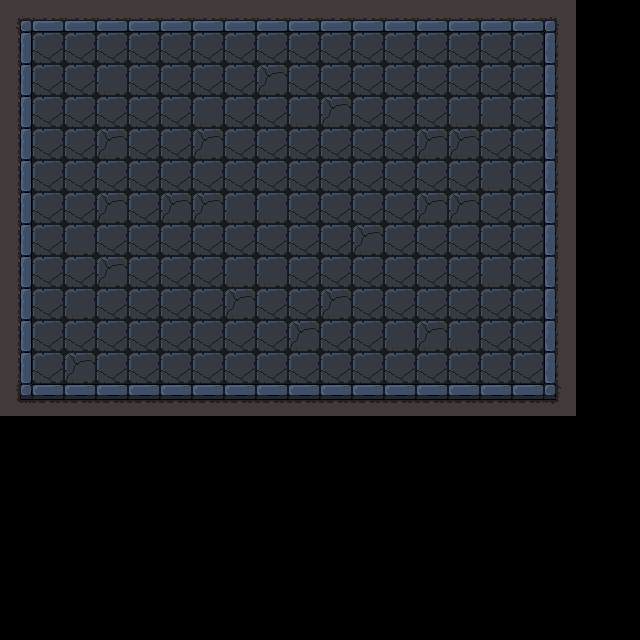

This game map was drawn from its Tiled (.tmx) file and the tilesets committed beside it. A one-line description and the full map source follow:
An orthogonal 20x20 tile map with 32x32 px tiles, 2 tile layers (walls, ground).

<map version="1.5" tiledversion="1.7.2" orientation="orthogonal" renderorder="right-down" width="20" height="20" tilewidth="32" tileheight="32" infinite="0" nextlayerid="3" nextobjectid="1">
 <tileset firstgid="1" name="dungeon" tilewidth="32" tileheight="32" tilecount="64" columns="8">
  <image source="../tilemaps/dungeon.png" width="256" height="256" />
  <tile id="0">
   <properties>
    <property name="collides" type="bool" value="true" />
   </properties>
  </tile>
  <tile id="1">
   <properties>
    <property name="collides" type="bool" value="true" />
   </properties>
  </tile>
  <tile id="2">
   <properties>
    <property name="collides" type="bool" value="true" />
   </properties>
  </tile>
  <tile id="3">
   <properties>
    <property name="collides" type="bool" value="true" />
   </properties>
  </tile>
  <tile id="4">
   <properties>
    <property name="collides" type="bool" value="true" />
   </properties>
  </tile>
  <tile id="5">
   <properties>
    <property name="collides" type="bool" value="true" />
   </properties>
  </tile>
  <tile id="6">
   <properties>
    <property name="collides" type="bool" value="true" />
   </properties>
  </tile>
  <tile id="7">
   <properties>
    <property name="collides" type="bool" value="true" />
   </properties>
  </tile>
  <tile id="8">
   <properties>
    <property name="collides" type="bool" value="true" />
   </properties>
  </tile>
  <tile id="9">
   <properties>
    <property name="collides" type="bool" value="false" />
   </properties>
  </tile>
  <tile id="10">
   <properties>
    <property name="collides" type="bool" value="true" />
   </properties>
  </tile>
  <tile id="11">
   <properties>
    <property name="collides" type="bool" value="false" />
   </properties>
  </tile>
  <tile id="12">
   <properties>
    <property name="collides" type="bool" value="false" />
   </properties>
  </tile>
  <tile id="13">
   <properties>
    <property name="collides" type="bool" value="false" />
   </properties>
  </tile>
  <tile id="14">
   <properties>
    <property name="collides" type="bool" value="false" />
   </properties>
  </tile>
  <tile id="15">
   <properties>
    <property name="collides" type="bool" value="true" />
   </properties>
  </tile>
  <tile id="16">
   <properties>
    <property name="collides" type="bool" value="true" />
   </properties>
  </tile>
  <tile id="17">
   <properties>
    <property name="collides" type="bool" value="true" />
   </properties>
  </tile>
  <tile id="18">
   <properties>
    <property name="collides" type="bool" value="true" />
   </properties>
  </tile>
  <tile id="19">
   <properties>
    <property name="collides" type="bool" value="false" />
   </properties>
  </tile>
  <tile id="20">
   <properties>
    <property name="collides" type="bool" value="false" />
   </properties>
  </tile>
  <tile id="21">
   <properties>
    <property name="collides" type="bool" value="false" />
   </properties>
  </tile>
  <tile id="22">
   <properties>
    <property name="collides" type="bool" value="true" />
   </properties>
  </tile>
  <tile id="23">
   <properties>
    <property name="collides" type="bool" value="true" />
   </properties>
  </tile>
  <tile id="24">
   <properties>
    <property name="collides" type="bool" value="true" />
   </properties>
  </tile>
  <tile id="25">
   <properties>
    <property name="collides" type="bool" value="true" />
   </properties>
  </tile>
  <tile id="26">
   <properties>
    <property name="collides" type="bool" value="true" />
   </properties>
  </tile>
  <tile id="27">
   <properties>
    <property name="collides" type="bool" value="true" />
   </properties>
  </tile>
  <tile id="28">
   <properties>
    <property name="collides" type="bool" value="true" />
   </properties>
  </tile>
  <tile id="29">
   <properties>
    <property name="collides" type="bool" value="true" />
   </properties>
  </tile>
  <tile id="30">
   <properties>
    <property name="collides" type="bool" value="true" />
   </properties>
  </tile>
  <tile id="31">
   <properties>
    <property name="collides" type="bool" value="false" />
   </properties>
  </tile>
  <tile id="32">
   <properties>
    <property name="collides" type="bool" value="true" />
   </properties>
  </tile>
  <tile id="33">
   <properties>
    <property name="collides" type="bool" value="true" />
   </properties>
  </tile>
  <tile id="34">
   <properties>
    <property name="collides" type="bool" value="true" />
   </properties>
  </tile>
  <tile id="35">
   <properties>
    <property name="collides" type="bool" value="true" />
   </properties>
  </tile>
  <tile id="36">
   <properties>
    <property name="collides" type="bool" value="false" />
   </properties>
  </tile>
  <tile id="37">
   <properties>
    <property name="collides" type="bool" value="false" />
   </properties>
  </tile>
  <tile id="38">
   <properties>
    <property name="collides" type="bool" value="false" />
   </properties>
  </tile>
  <tile id="39">
   <properties>
    <property name="collides" type="bool" value="false" />
   </properties>
  </tile>
  <tile id="40">
   <properties>
    <property name="collides" type="bool" value="true" />
   </properties>
  </tile>
  <tile id="41">
   <properties>
    <property name="collides" type="bool" value="true" />
   </properties>
  </tile>
  <tile id="42">
   <properties>
    <property name="collides" type="bool" value="true" />
   </properties>
  </tile>
  <tile id="43">
   <properties>
    <property name="collides" type="bool" value="true" />
   </properties>
  </tile>
  <tile id="44">
   <properties>
    <property name="collides" type="bool" value="true" />
   </properties>
  </tile>
  <tile id="45">
   <properties>
    <property name="collides" type="bool" value="false" />
   </properties>
  </tile>
  <tile id="46">
   <properties>
    <property name="collides" type="bool" value="false" />
   </properties>
  </tile>
  <tile id="47">
   <properties>
    <property name="collides" type="bool" value="false" />
   </properties>
  </tile>
  <tile id="48">
   <properties>
    <property name="collides" type="bool" value="true" />
   </properties>
  </tile>
  <tile id="49">
   <properties>
    <property name="collides" type="bool" value="true" />
   </properties>
  </tile>
  <tile id="50">
   <properties>
    <property name="collides" type="bool" value="true" />
   </properties>
  </tile>
  <tile id="51">
   <properties>
    <property name="collides" type="bool" value="true" />
   </properties>
  </tile>
  <tile id="52">
   <properties>
    <property name="collides" type="bool" value="true" />
   </properties>
  </tile>
  <tile id="53">
   <properties>
    <property name="collides" type="bool" value="false" />
   </properties>
  </tile>
  <tile id="54">
   <properties>
    <property name="collides" type="bool" value="false" />
   </properties>
  </tile>
  <tile id="55">
   <properties>
    <property name="collides" type="bool" value="false" />
   </properties>
  </tile>
  <tile id="56">
   <properties>
    <property name="collides" type="bool" value="false" />
   </properties>
  </tile>
  <tile id="57">
   <properties>
    <property name="collides" type="bool" value="false" />
   </properties>
  </tile>
  <tile id="58">
   <properties>
    <property name="collides" type="bool" value="false" />
   </properties>
  </tile>
  <tile id="59">
   <properties>
    <property name="collides" type="bool" value="false" />
   </properties>
  </tile>
  <tile id="60">
   <properties>
    <property name="collides" type="bool" value="false" />
   </properties>
  </tile>
  <tile id="61">
   <properties>
    <property name="collides" type="bool" value="false" />
   </properties>
  </tile>
  <tile id="62">
   <properties>
    <property name="collides" type="bool" value="false" />
   </properties>
  </tile>
  <tile id="63">
   <properties>
    <property name="collides" type="bool" value="false" />
   </properties>
  </tile>
 </tileset>
 <layer id="1" name="walls" width="20" height="20">
  <data encoding="csv">
25,18,18,18,18,18,18,18,18,18,18,18,18,18,18,18,18,49,0,0,
11,0,0,0,0,0,0,0,0,0,0,0,0,0,0,0,0,9,0,0,
11,0,0,0,0,0,0,0,0,0,0,0,0,0,0,0,0,9,0,0,
11,0,0,0,0,0,0,0,0,0,0,0,0,0,0,0,0,9,0,0,
11,0,0,0,0,0,0,0,0,0,0,0,0,0,0,0,0,9,0,0,
11,0,0,0,0,0,0,0,0,0,0,0,0,0,0,0,0,9,0,0,
11,0,0,0,0,0,0,0,0,0,0,0,0,0,0,0,0,9,0,0,
11,0,0,0,0,0,0,0,0,0,0,0,0,0,0,0,0,9,0,0,
11,0,0,0,0,0,0,0,0,0,0,0,0,0,0,0,0,9,0,0,
11,0,0,0,0,0,0,0,0,0,0,0,0,0,0,0,0,9,0,0,
11,0,0,0,0,0,0,0,0,0,0,0,0,0,0,0,0,9,0,0,
11,0,0,0,0,0,0,0,0,0,0,0,0,0,0,0,0,9,0,0,
42,2,2,2,2,2,2,2,2,2,2,2,2,2,2,2,2,41,0,0,
0,0,0,0,0,0,0,0,0,0,0,0,0,0,0,0,0,0,0,0,
0,0,0,0,0,0,0,0,0,0,0,0,0,0,0,0,0,0,0,0,
0,0,0,0,0,0,0,0,0,0,0,0,0,0,0,0,0,0,0,0,
0,0,0,0,0,0,0,0,0,0,0,0,0,0,0,0,0,0,0,0,
0,0,0,0,0,0,0,0,0,0,0,0,0,0,0,0,0,0,0,0,
0,0,0,0,0,0,0,0,0,0,0,0,0,0,0,0,0,0,0,0,
0,0,0,0,0,0,0,0,0,0,0,0,0,0,0,0,0,0,0,0
</data>
 </layer>
 <layer id="2" name="ground" width="20" height="20">
  <data encoding="csv">
0,0,0,0,0,0,0,0,0,0,0,0,0,0,0,0,0,0,0,0,
0,21,21,21,21,21,21,21,21,21,21,21,21,21,21,21,21,0,0,0,
0,21,21,20,21,21,21,21,22,21,21,21,21,21,21,21,21,0,0,0,
0,21,21,21,21,21,20,21,21,20,22,21,21,21,20,20,21,0,0,0,
0,21,21,22,21,21,22,21,21,21,21,21,21,22,22,21,21,0,0,0,
0,21,21,21,21,21,21,21,21,21,21,21,21,21,21,20,21,0,0,0,
0,21,21,22,21,22,22,20,20,21,21,21,21,22,22,21,21,0,0,0,
0,21,20,21,21,21,21,21,21,21,21,22,21,21,21,21,21,0,0,0,
0,21,21,22,21,21,21,20,20,21,21,21,21,21,21,20,21,0,0,0,
0,21,20,21,21,21,21,22,21,21,22,21,21,21,21,21,21,0,0,0,
0,21,21,21,21,21,21,21,21,22,21,21,20,22,20,21,21,0,0,0,
0,21,22,21,21,21,21,21,21,21,21,21,21,21,21,21,21,0,0,0,
0,0,0,0,0,0,0,0,0,0,0,0,0,0,0,0,0,0,0,0,
0,0,0,0,0,0,0,0,0,0,0,0,0,0,0,0,0,0,0,0,
0,0,0,0,0,0,0,0,0,0,0,0,0,0,0,0,0,0,0,0,
0,0,0,0,0,0,0,0,0,0,0,0,0,0,0,0,0,0,0,0,
0,0,0,0,0,0,0,0,0,0,0,0,0,0,0,0,0,0,0,0,
0,0,0,0,0,0,0,0,0,0,0,0,0,0,0,0,0,0,0,0,
0,0,0,0,0,0,0,0,0,0,0,0,0,0,0,0,0,0,0,0,
0,0,0,0,0,0,0,0,0,0,0,0,0,0,0,0,0,0,0,0
</data>
 </layer>
</map>
